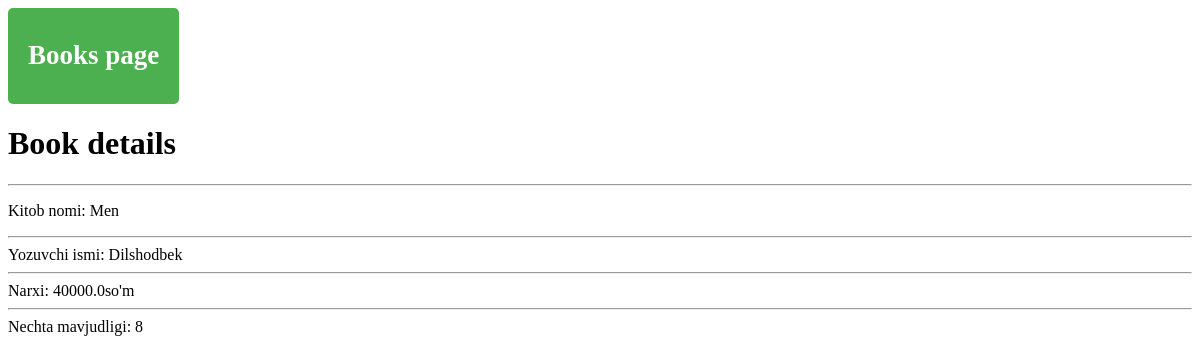
Screenshot of /book/1/ with the database file from the repository.
### book_shop/models.py (models this page shows, shortened)
class Book(models.Model):
    title = models.CharField(max_length=255)
    author = models.ForeignKey(Author, on_delete=models.SET_NULL, null=True )
    price = models.FloatField()
    stock = models.PositiveIntegerField()

class Author(models.Model):
    name = models.CharField(max_length=255)
    birth_year = models.PositiveSmallIntegerField()

### book_shop/views.py (the view)
# urls.py: path('book/<int:book_id>/', book_details),
def book_details(request, book_id):
    book = Book.objects.get(id=book_id)
    context = {
        'book': book,
    }
    return render(request, 'book_details.html', context)

### templates/book_details.html (shortened to what this page needs)
<!DOCTYPE html>
<html lang="en">
<head>
    <a href="/books/" class="btn-link"><h2>Books page</h2></a>
</head>
<body>
<h1>Book details</h1>
<hr>
<p> Kitob nomi: {{book.title}}
<hr>
    Yozuvchi ismi: {{book.author.name}}
<hr>
    Narxi: {{book.price}}so'm
<hr>
    Nechta mavjudligi: {{book.stock}} </p>
</body>
</html>

### templates/book_details.html (style rules this page uses)
.btn-link { display: inline-block; padding: 10px 20px; font-size: 18px; background-color: #4CAF50; color: white; text-decoration: none; border: none; border-radius: 5px; cursor: pointer; transition: background-color 0.3s ease; }

### rows the page displays
Book: title "Men", author.name "Dilshodbek", price "40000.0", stock "8"
